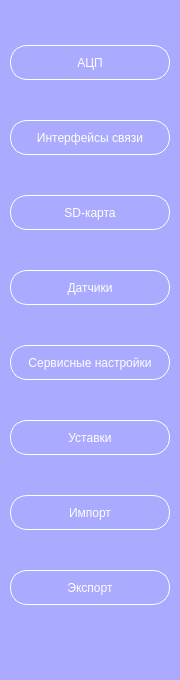
         <widget class="QWidget" name="widget" native="true">
          <property name="minimumSize">
           <size>
            <width>180</width>
            <height>680</height>
           </size>
          </property>
          <property name="styleSheet">
           <string notr="true">background-color: rgb(170, 170, 255);</string>
          </property>
          <widget class="QWidget" name="layoutWidget">
           <property name="geometry">
            <rect>
             <x>10</x>
             <y>5</y>
             <width>160</width>
             <height>641</height>
            </rect>
           </property>
           <layout class="QVBoxLayout" name="verticalLayout_3">
            <property name="spacing">
             <number>0</number>
            </property>
            <property name="bottomMargin">
             <number>0</number>
            </property>
            <item>
             <widget class="QPushButton" name="adcBtn">
              <property name="minimumSize">
               <size>
                <width>140</width>
                <height>35</height>
               </size>
              </property>
              <property name="styleSheet">
               <string notr="true">QPushButton{
 	border: 1px solid rgb(255, 255, 255);
	border-radius: 17px;
	color: white;
}
QPushButton::hover{
	background-color: rgb(150, 150, 225);
}
QPushButton::pressed{
	background-color: rgb(90, 90, 140);
}</string>
              </property>
              <property name="text">
               <string>АЦП</string>
              </property>
             </widget>
            </item>
            <item>
             <widget class="QPushButton" name="interfaceCommunitacionBtn">
              <property name="minimumSize">
               <size>
                <width>140</width>
                <height>35</height>
               </size>
              </property>
              <property name="styleSheet">
               <string notr="true">QPushButton{
 	border: 1px solid rgb(255, 255, 255);
	border-radius: 17px;
	color: white;
}
QPushButton::hover{
	background-color: rgb(150, 150, 225);
}
QPushButton::pressed{
	background-color: rgb(90, 90, 140);
}</string>
              </property>
              <property name="text">
               <string>Интерфейсы связи</string>
              </property>
             </widget>
            </item>
            <item>
             <widget class="QPushButton" name="sdBtn">
              <property name="minimumSize">
               <size>
                <width>140</width>
                <height>35</height>
               </size>
              </property>
              <property name="styleSheet">
               <string notr="true">QPushButton{
 	border: 1px solid rgb(255, 255, 255);
	border-radius: 17px;
	color: white;
}
QPushButton::hover{
	background-color: rgb(150, 150, 225);
}
QPushButton::pressed{
	background-color: rgb(90, 90, 140);
}</string>
              </property>
              <property name="text">
               <string>SD-карта</string>
              </property>
             </widget>
            </item>
            <item>
             <widget class="QPushButton" name="sensorBtn">
              <property name="minimumSize">
               <size>
                <width>140</width>
                <height>35</height>
               </size>
              </property>
              <property name="styleSheet">
               <string notr="true">QPushButton{
 	border: 1px solid rgb(255, 255, 255);
	border-radius: 17px;
	color: white;
}
QPushButton::hover{
	background-color: rgb(150, 150, 225);
}
QPushButton::pressed{
	background-color: rgb(90, 90, 140);
}</string>
              </property>
              <property name="text">
               <string>Датчики</string>
              </property>
             </widget>
            </item>
            <item>
             <widget class="QPushButton" name="serviceSettingsBtn">
              <property name="minimumSize">
               <size>
                <width>140</width>
                <height>35</height>
               </size>
              </property>
              <property name="styleSheet">
               <string notr="true">QPushButton{
 	border: 1px solid rgb(255, 255, 255);
	border-radius: 17px;
	color: white;
}
QPushButton::hover{
	background-color: rgb(150, 150, 225);
}
QPushButton::pressed{
	background-color: rgb(90, 90, 140);
}</string>
              </property>
              <property name="text">
               <string>Сервисные настройки</string>
              </property>
             </widget>
            </item>
            <item>
             <widget class="QPushButton" name="ustavkBtn">
              <property name="minimumSize">
               <size>
                <width>140</width>
                <height>35</height>
               </size>
              </property>
              <property name="styleSheet">
               <string notr="true">QPushButton{
 	border: 1px solid rgb(255, 255, 255);
	border-radius: 17px;
	color: white;
}
QPushButton::hover{
	background-color: rgb(150, 150, 225);
}
QPushButton::pressed{
	background-color: rgb(90, 90, 140);
}</string>
              </property>
              <property name="text">
               <string>Уставки</string>
              </property>
             </widget>
            </item>
            <item>
             <widget class="QPushButton" name="importBtn">
              <property name="minimumSize">
               <size>
                <width>140</width>
                <height>35</height>
               </size>
              </property>
              <property name="styleSheet">
               <string notr="true">QPushButton{
 	border: 1px solid rgb(255, 255, 255);
	border-radius: 17px;
	color: white;
}
QPushButton::hover{
	background-color: rgb(150, 150, 225);
}
QPushButton::pressed{
	background-color: rgb(90, 90, 140);
}</string>
              </property>
              <property name="text">
               <string>Импорт</string>
              </property>
             </widget>
            </item>
            <item>
             <widget class="QPushButton" name="exportBtn">
              <property name="minimumSize">
               <size>
                <width>140</width>
                <height>35</height>
               </size>
              </property>
              <property name="styleSheet">
               <string notr="true">QPushButton{
 	border: 1px solid rgb(255, 255, 255);
	border-radius: 17px;
	color: white;
}
QPushButton::hover{
	background-color: rgb(150, 150, 225);
}
QPushButton::pressed{
	background-color: rgb(90, 90, 140);
}</string>
              </property>
              <property name="text">
               <string>Экспорт</string>
              </property>
             </widget>
            </item>
           </layout>
          </widget>
         </widget>
